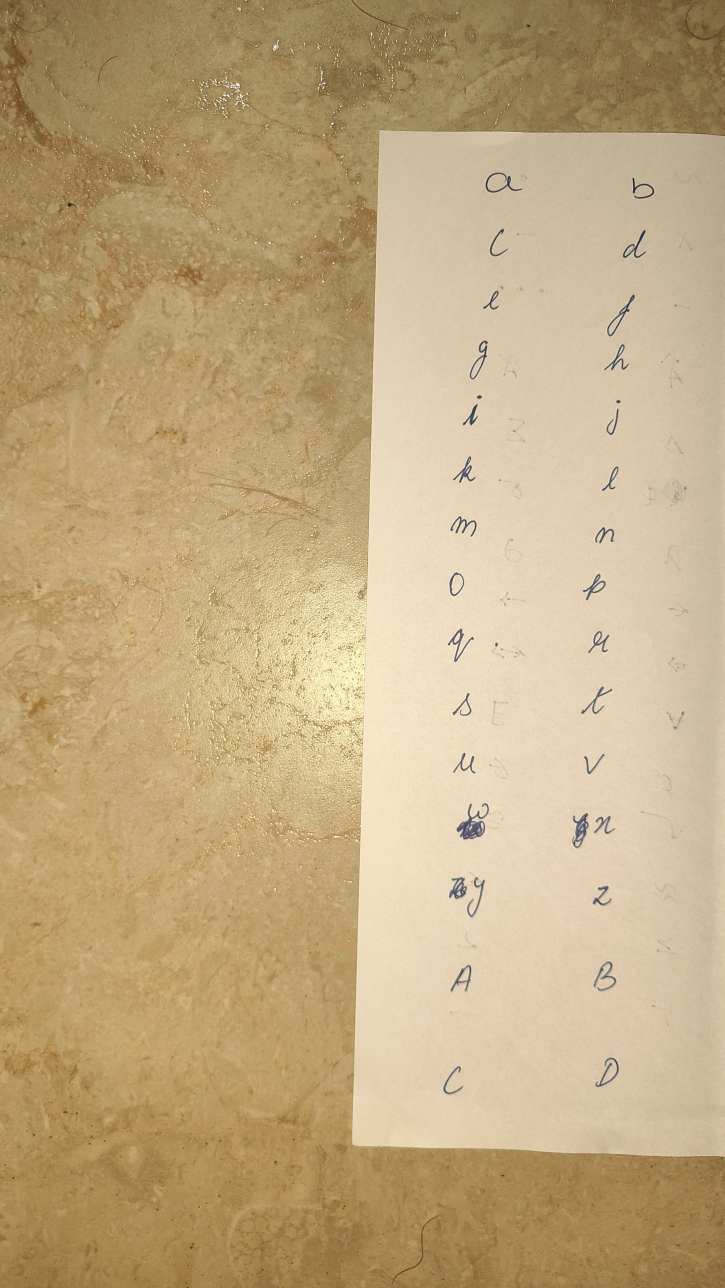
#> input picture samples/p1_upper_A-D.jpg, 1449 x 2576 px (shown at 1/2 size)
$ python extract.py
#> lines starting #> are read from the running program, lines starting #| are printed output that depends on the picture; after the words box and inside, x2 and y2 are one past the last pixel; in counts of white or black regions, pixels touching at a corner belong together
#> in comps_for, im is the input picture: shape (2576, 1449, 3); mean B, G, R 128.4, 169.6, 193.4
import sys, os; sys.path.insert(0, os.path.join(os.path.dirname(os.path.abspath(__file__)), "..", "src" if "legacy" not in __file__ else ".."))
import cv2, numpy as np, os, json

from config import D, U
files = {'p1': 'p1_upper_A-D', 'p2': 'p2_lower_upper', 'p3': 'p3_digits_punct', 'p4': 'p4_symbols', 'eq': 'eq_sample', 'code': 'code_sample'}

lower = list("abcdefghijklmnopqrstuvwxyz")
upper = list("ABCDEFGHIJKLMNOPQRSTUVWXYZ")
digits = list("0123456789")
punct = list("!\"%&'()*+,-./:;<=>?@[\\]^_{|}~") + ["·", "×", "–", "−", "…"]
symbols = ["Â", "Ã", "Δ", "Σ", "φ", "σ", "λ", "∂", "←", "→", "⇒", "⇔", "∀", "∃", "∅",
           "∈", "√", "≅", "≈", "≤", "≥", "²", "ᵀ", "⁻"]
chars = lower + upper + digits + punct + symbols
pages = [chars[i:i + 30] for i in range(0, len(chars), 30)]
page_key = {'p1': 0, 'p2': 1, 'p3': 2, 'p4': 3}
roi = {'p1': (800, 320, 1420, 2250), 'p2': (150, 100, 880, 2450),
       'p3': (560, 0, 1440, 2400), 'p4': (150, 150, 1000, 2400)}


def ink_mask(im):
    g = cv2.cvtColor(im, cv2.COLOR_BGR2GRAY)
    bg = cv2.dilate(g, np.ones((31, 31), np.uint8))
    bg = cv2.GaussianBlur(bg, (0, 0), 15)
    ratio = g.astype(float) / np.maximum(bg, 1)
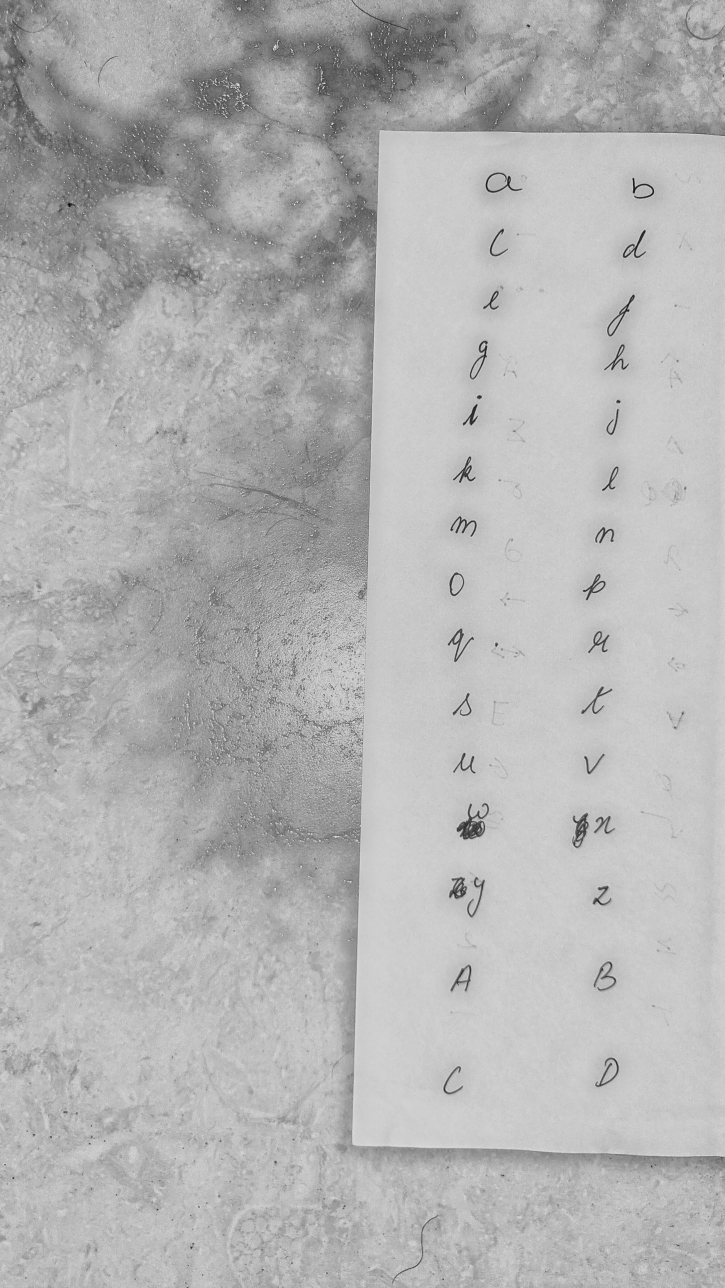
#> ratio: shape (2576, 1449) float64 (shown at 1/2 size); min 0.0918, max 1.19, mean 0.863; drawn with min black and max white
    return ratio


def comps_for(k):
    im = cv2.imread(U + files[k] + '.jpg')
    ratio = ink_mask(im)
    x0, y0, x1, y1 = roi[k]
    m = np.zeros(ratio.shape, np.uint8)
    m[y0:y1, x0:x1] = ((ratio[y0:y1, x0:x1] < 0.72) * 255).astype(np.uint8)
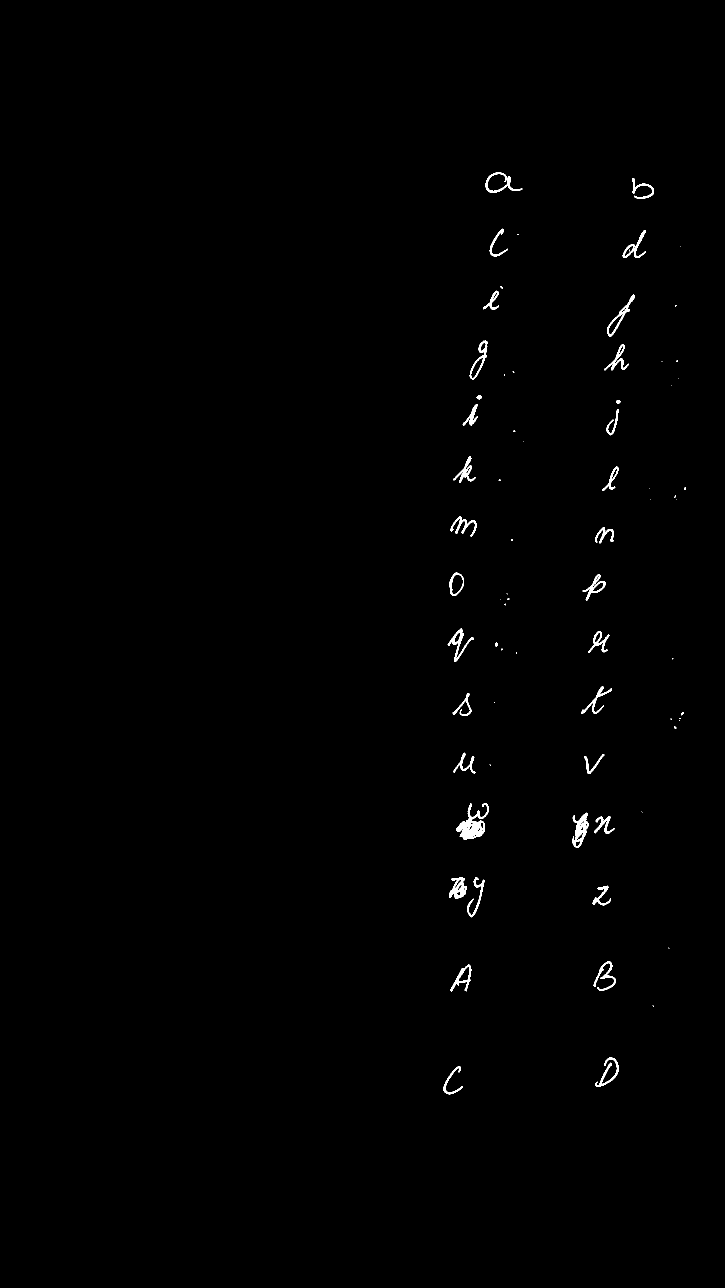
#> m: shape (2576, 1449) (shown at 1/2 size); 0.51% white; 74 white regions (38 under 20 px), largest, box (x1, y1, x2, y2) and area: (913, 1606, 978, 1679) 1935, (1145, 1625, 1177, 1696) 1090, (898, 1754, 934, 1798) 844
    grp = cv2.dilate(m, cv2.getStructuringElement(cv2.MORPH_ELLIPSE, (31, 31)))
#> grp: shape (2576, 1449); 4.3% white; 48 white regions, largest, box (x1, y1, x2, y2) and area: (1193, 574, 1285, 756) 9206, (883, 1739, 985, 1850) 7953, (1130, 1610, 1245, 1711) 7871
    n, lab, st, cen = cv2.connectedComponentsWithStats(grp)
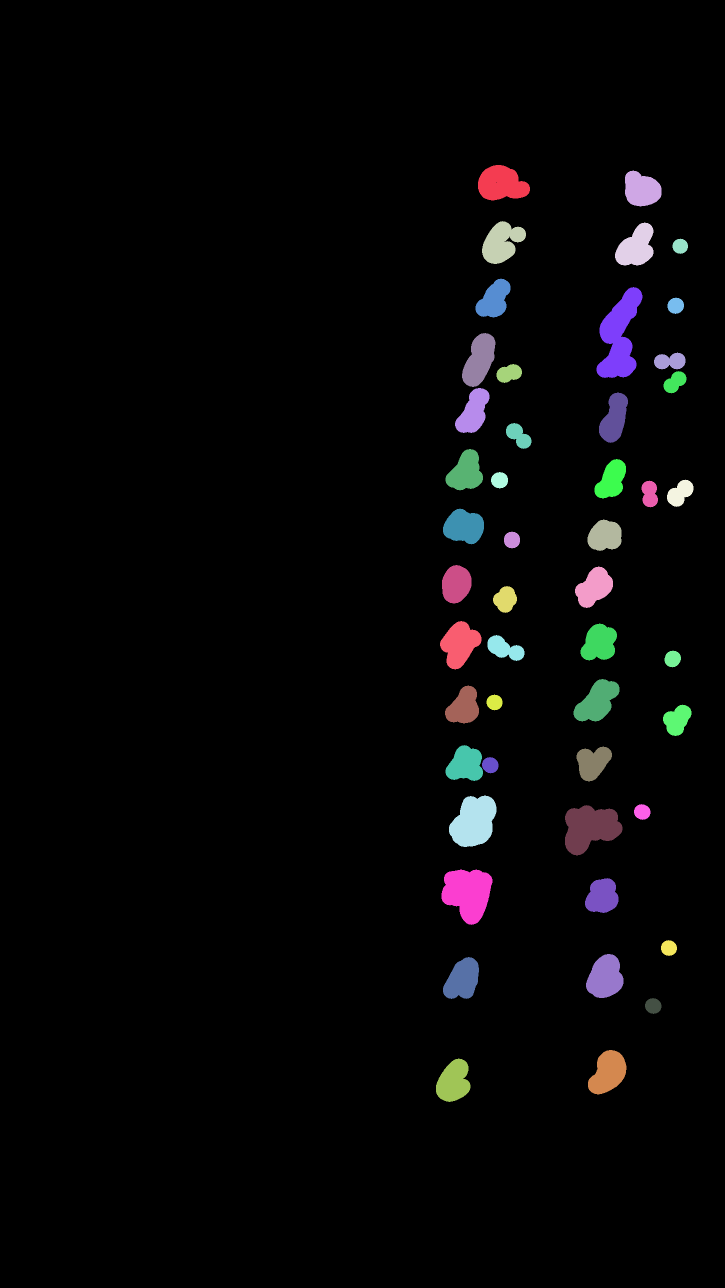
#> lab: shape (2576, 1449) int32 (shown at 1/2 size); 49 distinct labels, from 0 to 48; one colour per label, 0 black
#> n = 49; st = 49 rows, first 6: [0, 0, 1449, 2576, 3573733], [956, 330, 104, 71, 5386], [1250, 341, 73, 72, 4011], [964, 442, 88, 86, 4774], [1230, 445, 77, 86, 4493], [1345, 477, 31, 31, 729]; cen = 49 pairs, first value 707.6 to 1360, second value 367.4 to 2162.8
    out = []
    for i in range(1, n):
        x, y, w, h, a = st[i]
        sub = m[y:y + h, x:x + w] * (lab[y:y + h, x:x + w] == i)
        inkpx = int((sub > 0).sum())
        if inkpx < 60:
            continue
        ys, xs = np.where(sub > 0)
        out.append(dict(x=int(x + xs.min()), y=int(y + ys.min()), x2=int(x + xs.max()), y2=int(y + ys.max()), ink=inkpx,
                        id=int(i)))
#> this loop made 48 passes
#> (x, y, w, h, a, inkpx) on passes 1 to 12: (956, 330, 104, 71, 5386, 659), (1250, 341, 73, 72, 4011, 458), (964, 442, 88, 86, 4774, 389), (1230, 445, 77, 86, 4493, 599), (1345, 477, 31, 31, 729, 1), (951, 557, 70, 78, 3518, 364), (1193, 574, 92, 182, 9206, 1244), (1335, 595, 33, 33, 837, 7), (924, 666, 67, 108, 4695, 634), (1308, 705, 63, 34, 1614, 12), (993, 728, 51, 38, 1387, 11), (1327, 742, 46, 45, 1302, 2)
#> pass 1, in comps_for, `sub = m[y:y + h, x:x + w] * (lab[y:y + h, x:x + w] == i)`:
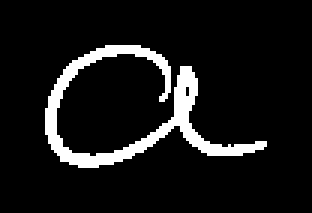
#> sub: shape (71, 104) (shown 3 times larger); 8.9% white; 1 white region, box (x1, y1, x2, y2) and area: (15, 15, 89, 56) 659
#> pass 3, in comps_for, `sub = m[y:y + h, x:x + w] * (lab[y:y + h, x:x + w] == i)`:
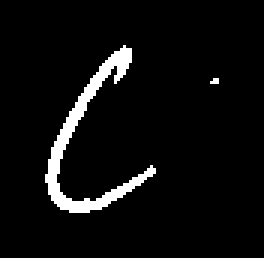
#> sub: shape (86, 88) (shown 3 times larger); 5.1% white; 2 white regions (1 under 20 px), largest, box (x1, y1, x2, y2) and area: (15, 15, 52, 71) 384
#> after the loop, out = 29 items
    return im, ratio, m, lab, out


if __name__ == '__main__':
    summary = {}
    for k in ['p1', 'p2', 'p3', 'p4']:
        im, ratio, m, lab, cs = comps_for(k)
#> cs = 29 items
        print(k, len(cs), 'expected', len(pages[page_key[k]]))
#| p1 29 expected 30
        summary[k] = cs
        vis = cv2.cvtColor(255 - m, cv2.COLOR_GRAY2BGR)
        for c in cs:
            cv2.rectangle(vis, (c['x'], c['y']), (c['x2'], c['y2']), (0, 0, 255), 3)
#> this loop made 29 passes
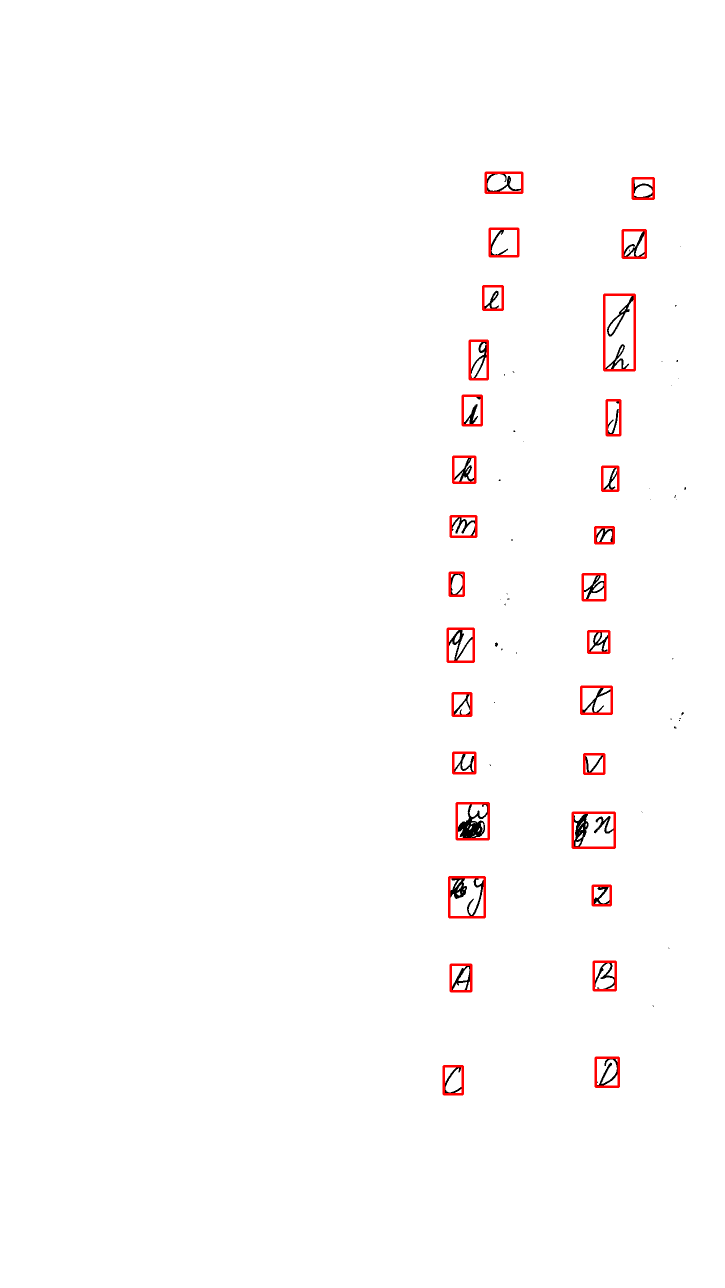
#> vis: shape (2576, 1449, 3) (shown at 1/2 size); mean B, G, R 251.9, 251.9, 253.9
        cv2.imwrite(D + f'chk_{k}.png', cv2.resize(vis, None, fx=0.4, fy=0.4))
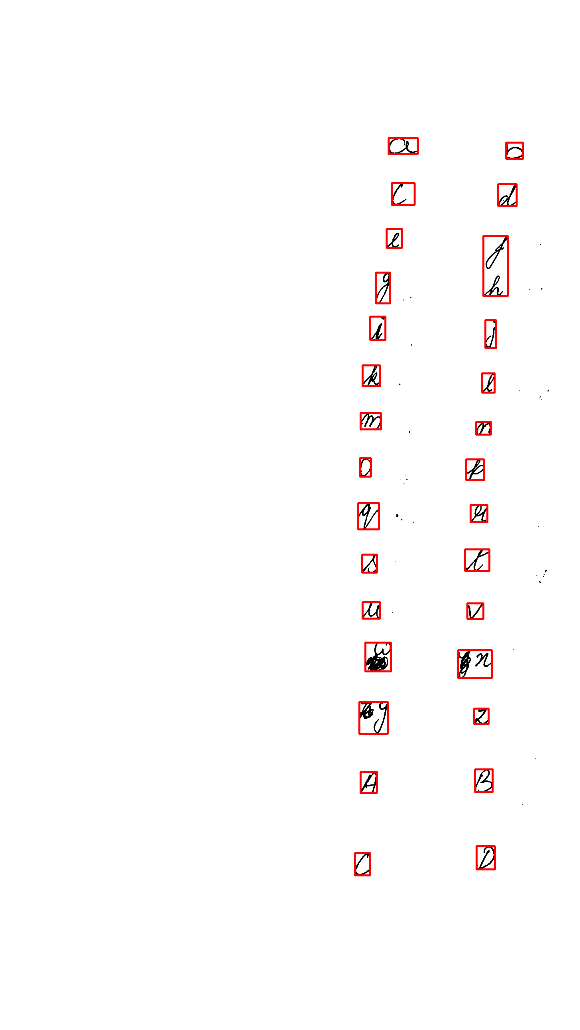
#> saved as chk_p1.png: shape (1030, 580, 3); mean B, G, R 251.9, 251.9, 253.9
#> pass 2 of the loop `for k in ['p1', 'p2', 'p3', 'p4']:`:
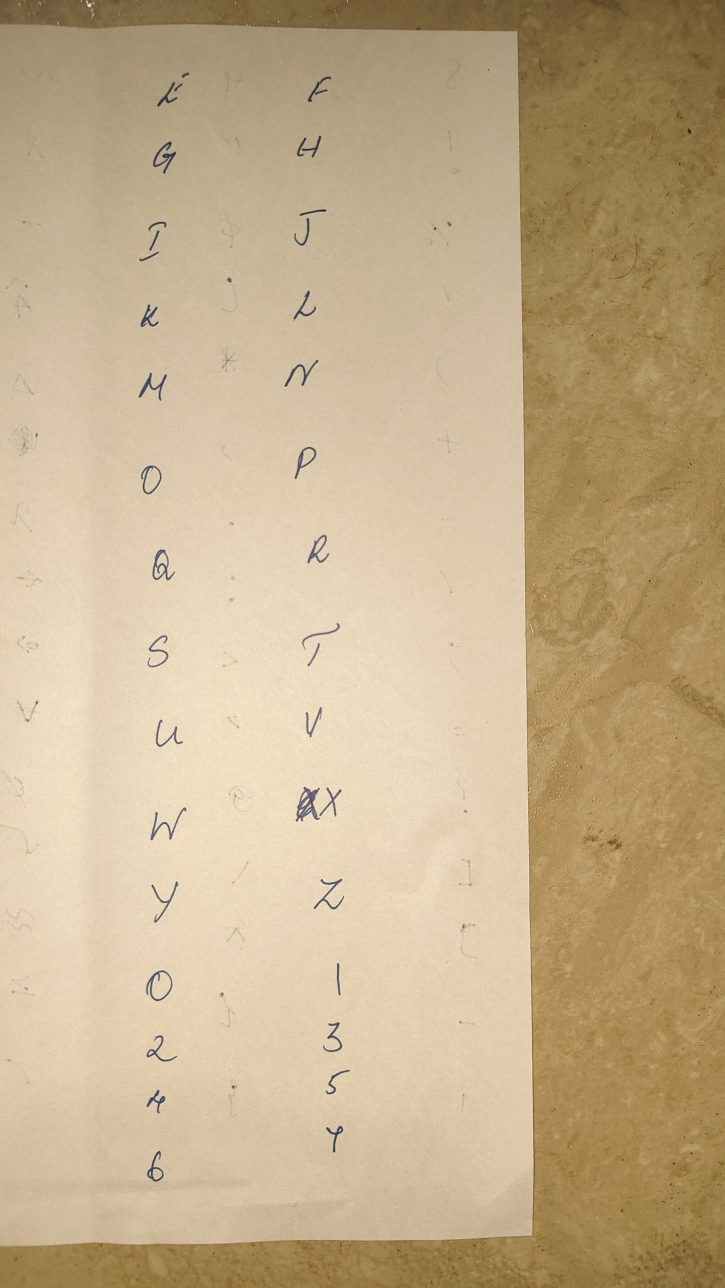
#> input picture samples/p2_lower_upper.jpg, 1449 x 2576 px (shown at 1/2 size)
#> in comps_for, im is the input picture: shape (2576, 1449, 3); mean B, G, R 138.9, 174.6, 196.6
#> m: shape (2576, 1449); 0.54% white; 53 white regions (11 under 20 px), largest, box (x1, y1, x2, y2) and area: (591, 1574, 640, 1643) 1566, (306, 283, 353, 348) 910, (305, 1099, 351, 1161) 900
#> grp: shape (2576, 1449); 4.3% white; 40 white regions, largest, box (x1, y1, x2, y2) and area: (576, 1559, 698, 1658) 9475, (286, 1600, 388, 1696) 6324, (589, 1231, 695, 1348) 6214
#> lab: shape (2576, 1449) int32; 41 distinct labels, from 0 to 40
#> n = 41; st = 41 rows, first 6: [0, 0, 1449, 2576, 3573061], [299, 130, 95, 99, 5038], [601, 138, 76, 81, 3902], [579, 256, 79, 75, 4388], [291, 268, 77, 95, 4918], [573, 403, 95, 104, 5674]; cen = 41 pairs, first value 299.9 to 866.6, second value 177.2 to 2412
#> the loop in comps_for (call 2), `for i in range(1, n):` made 40 passes
#> (x, y, w, h, a, inkpx) on passes 1 to 8: (299, 130, 95, 99, 5038, 686), (601, 138, 76, 81, 3902, 491), (579, 256, 79, 75, 4388, 591), (291, 268, 77, 95, 4918, 910), (573, 403, 95, 104, 5674, 633), (264, 429, 84, 109, 5491, 595), (847, 439, 41, 65, 1727, 28), (439, 540, 39, 40, 1202, 63)
#> pass 1, in comps_for (call 2), `sub = m[y:y + h, x:x + w] * (lab[y:y + h, x:x + w] == i)`:
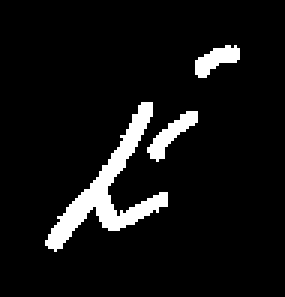
#> sub: shape (99, 95) (shown 3 times larger); 7.3% white; 3 white regions, box (x1, y1, x2, y2) and area: (15, 34, 56, 84) 492, (49, 37, 66, 54) 104, (65, 15, 80, 26) 90
#> after the loop in comps_for (call 2), `for i in range(1, n):`: out = 31 items
#| p2 31 expected 30
#> the loop `for c in cs:` made 31 passes
#> `cv2.imwrite(D + f'chk_{k}.png', cv2.resize(vis, None, fx=0.4, fy=0.4))`:
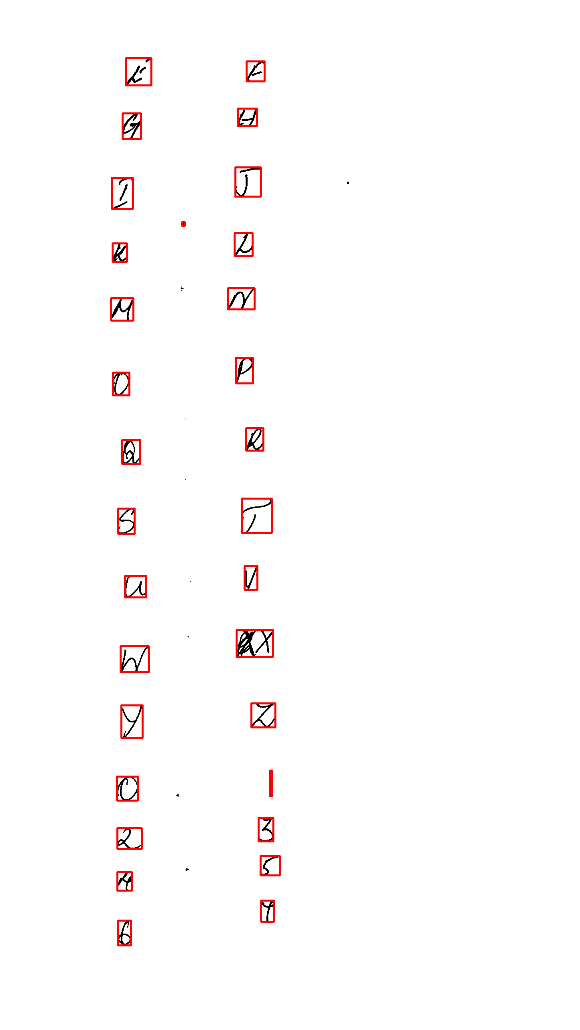
#> saved as chk_p2.png: shape (1030, 580, 3); mean B, G, R 251.6, 251.6, 253.8
#> (the run stopped early here; a loop or call above may not have finished)
